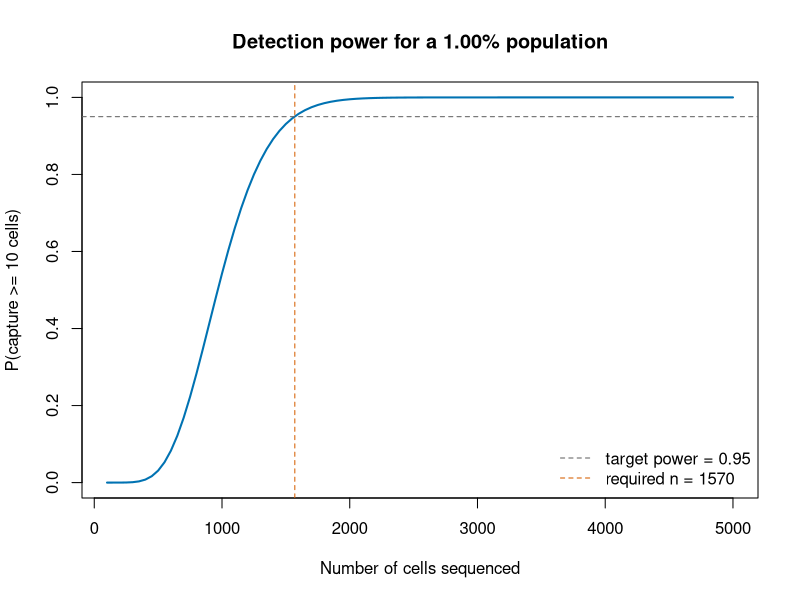

The R source for this figure:
#!/usr/bin/env Rscript
# ============================================================
# 脚本名称：02_power_cells.R
# 功能描述：p02 §⑦-3 —— 稀有细胞类型的检出功效。
#           回答："欲以 <power> 的把握至少捕获 <k> 个占比 <prop> 的细胞类型，
#                  需要测多少个细胞？"
#           这是【实验设计阶段】的计算，测完再补是补不回来的。
# 环境    ：conda activate ngs_phd_sc（只用 R 自带 stats）
# 作者    ：王运生
# 日期    ：2026-08-29
#
# 用法：Rscript 02_power_cells.R [--prop 0.01] [--k 10] [--power 0.95] [--out <png>]
# ============================================================
set.seed(20260829)
argv <- commandArgs(trailingOnly = TRUE)
getopt <- function(f, d) { i <- which(argv == f); if (!length(i)) d else argv[i + 1] }
prop  <- as.numeric(getopt("--prop", "0.01"))
k     <- as.integer(getopt("--k", "10"))
power <- as.numeric(getopt("--power", "0.95"))
outpng<- getopt("--out", "results/p02/power_cells.png")
dir.create(dirname(outpng), showWarnings = FALSE, recursive = TRUE)

# 捕获数 X ~ Binomial(n, prop)；求最小 n 使 P(X >= k) >= power
prob_ge <- function(n, k, p) 1 - pbinom(k - 1, n, p)
n <- 10
while (prob_ge(n, k, prop) < power && n < 5e6) n <- n + 10
n_req <- n

cat(sprintf("目标细胞类型占比 : %.3f%%\n", prop * 100))
cat(sprintf("要求至少捕获     : %d 个\n", k))
cat(sprintf("要求把握         : %.0f%%\n", power * 100))
cat(sprintf("--> 需要测的细胞数: %d\n\n", n_req))

cat("与直觉的落差（本节的价值所在）：\n")
for (nn in sort(unique(c(round(k / prop), 1000, 2000, 5000, 10000)))) {
  cat(sprintf("  n = %6d  期望捕获 %5.1f 个  P(X>=%d) = %.3f\n",
              nn, nn * prop, k, prob_ge(nn, k, prop)))
}
cat(sprintf("\n注意 n = %d 时期望捕获恰好 %d 个，但把握只有 %.1f%% —— ",
            round(k / prop), k, prob_ge(round(k / prop), k, prop) * 100))
cat("期望值达标不等于把握达标。\n\n")
cat("两条限制（讲义 §⑦-3）：\n")
cat("  ① 本算式只管【捕获到】，不管【能不能达到统计显著】——\n")
cat("     后者还要叠一层样本数问题：捕获 1000 个稀有细胞但只有 2 个生物学重复，\n")
cat("     仍然做不了可信的组间比较（§⑦-2）。\n")
cat("  ② 预算固定时，组间比较优先【多个体 x 少细胞】；\n")
cat("     只有目标是【发现新细胞类型】时才该反过来。\n")

grid_n <- seq(100, max(3 * n_req, 5000), by = 50)
png(outpng, width = 900, height = 700, res = 150)
plot(grid_n, prob_ge(grid_n, k, prop), type = "l", lwd = 2, col = "#0072B2",
     xlab = "Number of cells sequenced", ylab = sprintf("P(capture >= %d cells)", k),
     main = sprintf("Detection power for a %.2f%% population", prop * 100))
abline(h = power, lty = 2, col = "grey40")
abline(v = n_req, lty = 2, col = "#D55E00")
legend("bottomright", bty = "n",
       legend = c(sprintf("target power = %.2f", power), sprintf("required n = %d", n_req)),
       col = c("grey40", "#D55E00"), lty = 2)
invisible(dev.off())
cat(sprintf("\n[p02-03] figure -> %s\n", outpng))
